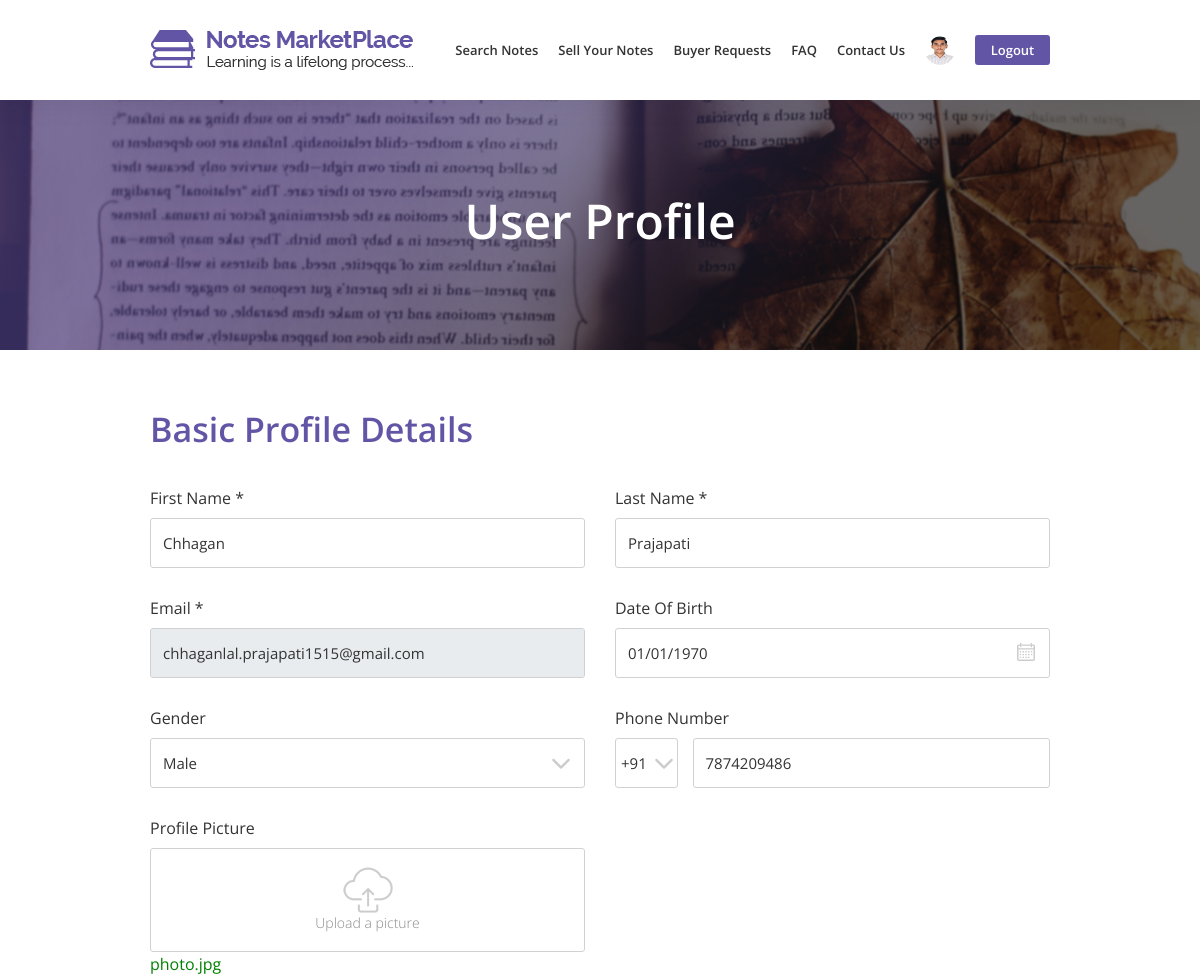
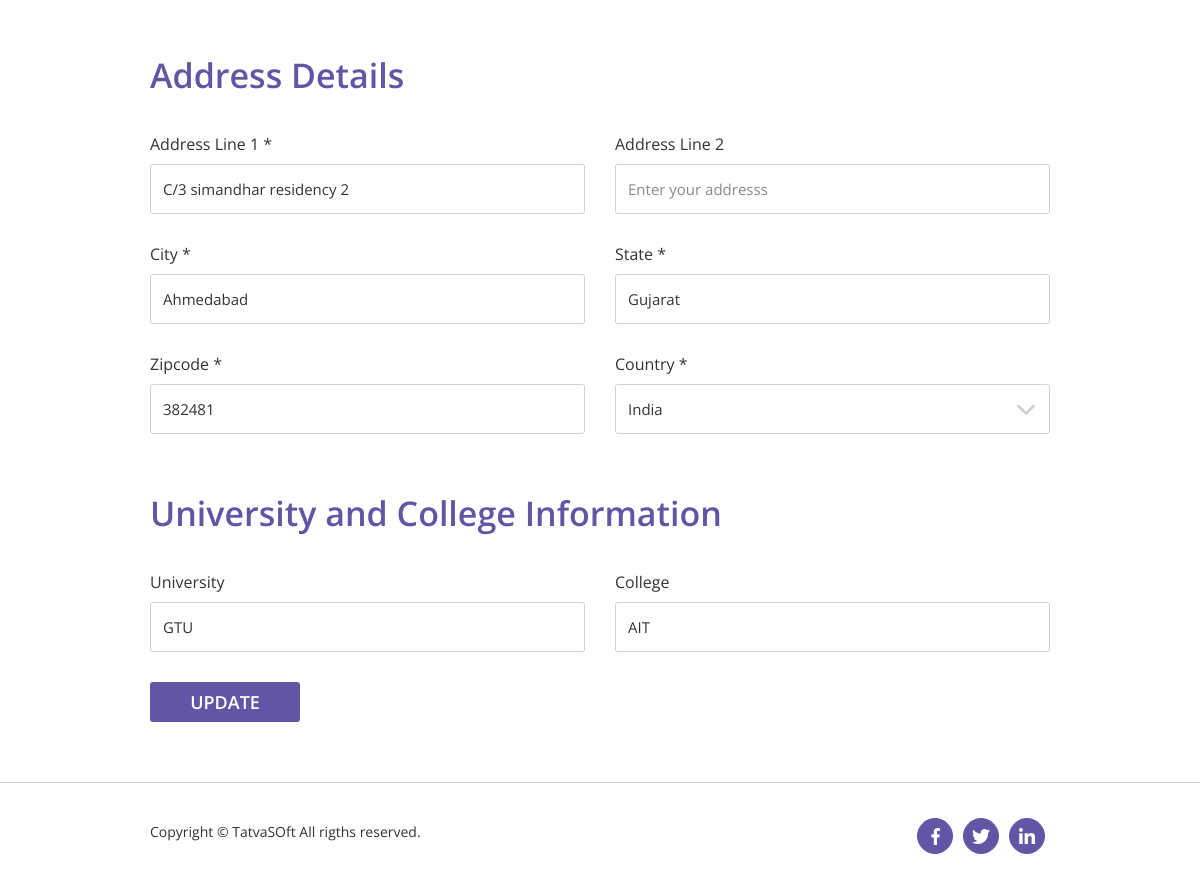
The app's page /member/user_profile.php (signed in) with its own data (2 pictures, top to bottom).
### tables this page shows
CREATE TABLE `user` (
  `UserID` int(11) NOT NULL,
  `RoleID` int(11) NOT NULL,
  `FirstName` varchar(50) NOT NULL,
  `LastName` varchar(50) NOT NULL,
  `EmailID` varchar(100) NOT NULL,
  `Password` varchar(200) NOT NULL,
  `IsEmailVerified` bit(10) NOT NULL DEFAULT b'0',
  `SecondaryEmailID` varchar(100) DEFAULT NULL,
  `BirthDate` date DEFAULT NULL,
  `Gender` tinyint(1) DEFAULT NULL COMMENT '0-Male 1-Female',
  `PhoneNo` varchar(20) DEFAULT NULL,
  `ProfilePictureFile` varchar(100) DEFAULT NULL,
  `Address1` varchar(100) DEFAULT NULL,
  `Address2` varchar(100) DEFAULT NULL,
  `City` varchar(50) DEFAULT NULL,
  `State` varchar(50) DEFAULT NULL,
  `Zipcode` varchar(50) DEFAULT NULL,
  `CountryID` int(11) DEFAULT NULL,
  `University` varchar(100) DEFAULT NULL,
  `CollegeName` varchar(100) DEFAULT NULL,
  `CreatedDate` datetime DEFAULT NULL,
  `CreatedBy` int(11) DEFAULT NULL,
  `ModifiedDate` datetime DEFAULT NULL,
  `ModifiedBy` int(11) DEFAULT NULL,
  `IsActive` bit(10) NOT NULL DEFAULT b'1'
);

### member/user_profile.php (the view, shortened to what the rows shown need)
<?php
    include '../Database/database.php';
    include '../functions.php';
    $user_id = $_SESSION['user_id'];
    $profile_image_nav = ProfileImage($user_id);
    if(isset($_POST['profile-btn'])){
        $user_id = $_POST['user_id'];
        $fname = $_POST['fname'];
        $lname = $_POST['lname'];
        $email = $_POST['email'];
        $date_birth = $_POST['DOB'];
        $date_birth = date("Y-m-d",strtotime($date_birth));
        $gender = $_POST['gender'];
        $country_code = $_POST['country_code'];
        $phone = $_POST['phone'];
        $address_1 = $_POST['address_1'];
        $address_2 = $_POST['address_2'];
        $city = $_POST['city'];
        $state = $_POST['state'];
        $zipcode = $_POST['zipcode'];
        $country = $_POST['country'];
        $university = $_POST['university'];
        $college = $_POST['college'];
        $date = date('YmdHis');
        if(!isset($_FILES['profile_picture']) || $_FILES['profile_picture']['error'] == UPLOAD_ERR_NO_FILE){
            $query = "SELECT ProfilePictureFile FROM user WHERE UserID = $user_id";
            $profile_query = mysqli_query($connection,$query);
            confirmQuery($profile_query);
            $row = mysqli_fetch_array($profile_query);
            $profile_picture = $row['ProfilePictureFile'];
        }
        else{
            $profile_picture      = $user_id.'_'.$date.'_'.$_FILES['profile_picture']['name'];
            $profile_picture_file = $_FILES['profile_picture']['tmp_name'];
            move_uploaded_file($profile_picture_file, "../images/uploads/profile_picture/$profile_picture");
        }
        $query = "UPDATE user SET FirstName='{$fname}', LastName='{$lname}', BirthDate='{$date_birth}', Gender='{$gender}', PhoneNo='{$country_code} {$phone}', Address1='{$address_1}', Address2='{$address_2}', City='{$city}', State='{$state}', Zipcode='{$zipcode}', CountryID ='{$country}', University='{$university}', CollegeName='{$college}', ProfilePictureFile='{$profile_picture}', ModifiedBy='{$user_id}', ModifiedDate='{$date}' WHERE UserID = $user_id";
        $update_user_query = mysqli_query($connection, $query);
        confirmQuery($update_user_query);
        header("Location:search_notes.php");
    }
    else{
        $query = "SELECT * FROM user WHERE UserID = $user_id";
        $user_data_query = mysqli_query($connection, $query);
        while($row = mysqli_fetch_array($user_data_query)){
            $fname = $row['FirstName'];
            $lname = $row['LastName'];
            $email = $row['EmailID'];
            $date_birth = $row['BirthDate'];
            $date_birth = date("m/d/Y",strtotime($date_birth));
            $gender = $row['Gender'];
            $phone = $row['PhoneNo'];
            $phone = explode(' ',$phone);
            $profile_picture = $row['ProfilePictureFile'];
            $address_1 = $row['Address1'];
            $city = $row['City'];
            $state = $row['State'];
            $zipcode = $row['Zipcode'];
            $university = $row['University'];
            $college = $row['CollegeName'];
        }
    }
    if(!empty($profile_picture)){
        $profile_picture = explode('_',$profile_picture);
        $profile_picture = $profile_picture[2];
    }
?>
<!DOCTYPE html>
<html lang="en">
    <head>
        <link rel="stylesheet" href="../css/bootstrap/bootstrap.min.css">
        <link rel="stylesheet" href="https://code.jquery.com/ui/1.12.1/themes/smoothness/jquery-ui.css">
        <link rel="stylesheet" href="../css/user-style.css">
        <link rel="stylesheet" href="../css/user-responsive.css">
    </head>
    <body>
        <nav class="navbar fixed-top navbar-expand-lg box white-nav-top">
            <div class="container-fluid">
                <div class="collapse navbar-collapse">
                    <ul class="navbar-nav ml-auto">
                        <li class="dropdown">
                                <a href="#" style="border: none;" class="dropdown-toggle" id="profile-dropdown" data-toggle="dropdown" aria-haspopup="true" aria-expanded="false"><img src=<?php echo $profile_image_nav;?> alt="progile image"></a>
                        </li>
                    </ul>
                </div>
            </div>
        </nav>
        <section class="banner">
            <div class="container">
                <div class="row">
                    <div class="col-md-12">
                        <h1 class="text-center">User Profile</h1>
                    </div>
                </div>
            </div>
        </section>
        <form id="form" action="user_profile.php" method="post" class="box" enctype="multipart/form-data">
            <div class="form-details" style="margin-top: 60px;">
                <div class="container-fluid">
                    <div class="row">
                        <div class="col-md-12">
                            <h2>Basic Profile Details</h2>
                        </div>
                    </div>
                    <div class="row">
                        <div class="col-md-6">
                            <div class="form-group">
                                <label>First Name *</label>
                                <input type="text" name="fname" id="fname" class="form-control Isnumber" placeholder="Enter your first name" value="<?php echo isset($fname) ? $fname : '' ?>" required>
                            </div>
                        </div>
                        <div class="col-md-6">
                            <div class="form-group">
                                <label>Last Name *</label>
                                <input type="text" name="lname" id="lname" class="form-control Isnumber" placeholder="Enter your last name" value="<?php echo isset($lname) ? $lname : '' ?>" required>
                            </div>
                        </div>
                    </div>
                    <div class="row">
                        <div class="col-md-6">
                            <div class="form-group">
                                <label>Email *</label>
                                <input type="text" name="email" class="form-control" placeholder="Enter your email address" value="<?php echo isset($email) ? $email : '' ?>" readonly required>
                            </div>
                        </div>
                        <div class="col-md-6">
                            <div class="form-group">
                                <label>Date Of Birth</label>
                                <input type="text" name="DOB" class="form-control" placeholder="Enter your date of birth" id="datepicker" value="<?php echo isset($date_birth) ? $date_birth : '' ?>">
                                <img src="../images/front/calendar.png" class="arrow-select" style="margin-top: -35px;">
                            </div>
                        </div>
                    </div>
                    <div class="row">
                        <div class="col-md-6">
                            <div class="form-group">
                                <label>Gender</label>
                                <select class="form-control" name="gender">
                                    <option value="0" <?php echo ($gender == 0)?'selected':'';?>>Male</option>
                                </select>
                            </div>
                        </div>
                        <div class="col-md-6">
                            <div class="form-group">
                                <div class="container-fluid">
                                    <div class="row">
                                        <div class="col-xl-10 col-md-9 col-9">
                                            <input type="text" name="phone" id="phone" class="form-control" placeholder="Enter your phone number" value="<?php echo isset($phone[1]) ? $phone[1] : '' ?>" required>
                                        </div>
                                    </div>
                                </div>
                            </div>
                        </div>
                    </div>
                    <div class="row">
                        <div class="col-md-6">
                            <label>Profile Picture</label>
                            <div class="form-group text-center">
                                <div class="upload" id="upload-picture">
                                </div>
                            </div>
                            <div id="profile_picture_name" style="color : green;"><?php echo $profile_picture;?></div>
                        </div>
                    </div>
                </div>
            </div>
            <div class="form-details">
                <div class="container-fluid">
                    <div class="row">
                        <div class="col-md-12">
                            <h2>Address Details</h2>
                        </div>
                    </div>
                    <div class="row">
                        <div class="col-md-6">
                            <div class="form-group">
                                <label>Address Line 1 *</label>
                                <input type="text" name="address_1" class="form-control" placeholder="Enter your address" value="<?php echo isset($address_1) ? $address_1 : '' ?>" required>
                            </div>
                        </div>
                    </div>
                    <div class="row">
                        <div class="col-md-6">
                            <div class="form-group">
                                <label>City *</label>
                                <input type="text" name="city" class="form-control" placeholder="Enter your city" value="<?php echo isset($city) ? $city : '' ?>" required>
                            </div>
                        </div>
                        <div class="col-md-6">
                            <div class="form-group">
                                <label>State *</label>
                                <input type="text" name="state" class="form-control" placeholder="Enter your state" value="<?php echo isset($state) ? $state : '' ?>" required>
                            </div>
                        </div>
                    </div>
                    <div class="row">
                        <div class="col-md-6">
                            <div class="form-group">
                                <label>Zipcode *</label>
                                <input type="text" name="zipcode" class="form-control" placeholder="Enter your zipcode" value="<?php echo isset($zipcode) ? $zipcode : '' ?>" required>
                            </div>
                        </div>
                    </div>
                </div>
            </div>
            <div class="form-details">
                <div class="container-fluid">
                    <div class="row">
                        <div class="col-md-12">
                            <h2>University and College Information</h2>
                        </div>
                    </div>
                    <div class="row">
                        <div class="col-md-6">
                            <div class="form-group">
                                <label>University</label>
                                <input type="text" name="university" class="form-control" placeholder="Enter your university" value="<?php echo isset($university) ? $university : '' ?>">
                            </div>
                        </div>
                        <div class="col-md-6">
                            <div class="form-group">
                                <label>College</label>
                                <input type="text" name="college" class="form-control" placeholder="Enter your college" value="<?php echo isset($college) ? $college : '' ?>">
                            </div>
                        </div>
                    </div>
                </div>
            </div>
        </form>
    </body>
</html>

### records on screen
user: ProfilePictureFile (picture), fname "Chhagan", lname "Prajapati", email "chhaganlal.prajapati1515@gmail.com", DOB "01/01/1970", gender "Male", phone "7874209486", ProfilePictureFile "photo.jpg", address_1 "C/3 simandhar residency 2", city "Ahmedabad", state "Gujarat", zipcode "382481", university "GTU", college "AIT"

### other values on screen
form field country_code "+91"
form field country "India"
